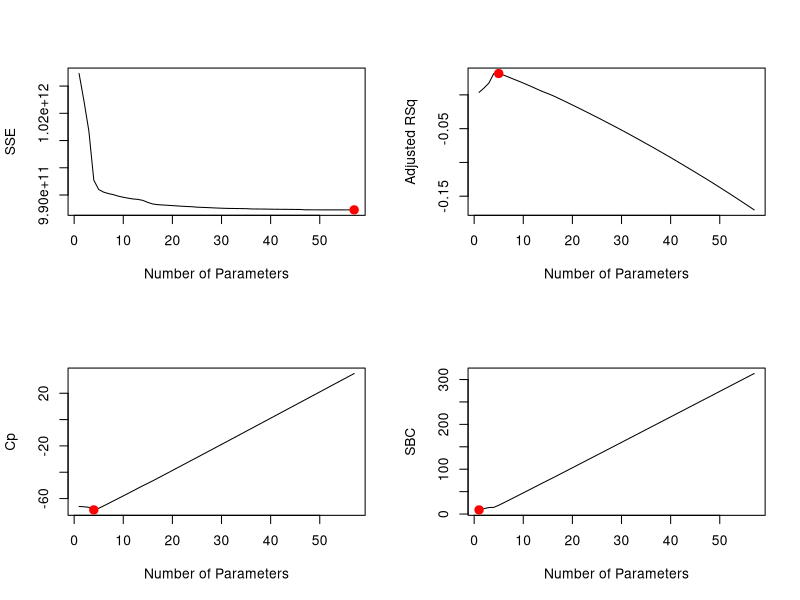

R code for this plot:
library(MASS)
library(tidyverse)
library(leaps)

base <- read.csv("csv/affected_exons.csv")
diag <- read.csv("csv/diagnosis.csv", sep="\t")
diag <- select(diag, "key", "Walked.Independently.Lost.Age")
diag$Walked.Independently.Lost.Age <- diag$Walked.Independently.Lost.Age / 12
walkage <- merge(base, diag, "key")
bas_fits <- read.csv("csv/bas_fits.csv")
bas_fits <- dplyr::select(bas_fits, "key", "k", "slope")
bhl_fits <- read.csv("csv/bhl_fits.csv")
bhl_fits <- dplyr::select(bhl_fits, "key", "k", "slope")
bas <- merge(base, bas_fits, "key")
bhl <- merge(base, bhl_fits, "key")
bas <- dplyr::select(bas, -key, -Disease_Type, -slope)
bhl <- dplyr::select(bhl, -key, -Disease_Type, -slope)
walkage <- dplyr::select(walkage, -key, -Disease_Type)

regfit_full <- regsubsets(k~., data=bas, really.big=T, method="forward", nvmax=79)
reg_summary <- summary(regfit_full)

par(mfrow = c(2,2))
plot(reg_summary$rss, xlab = "Number of Parameters", ylab = "SSE", type = "l")
sse_min <- which.min(reg_summary$rss)
points(sse_min, reg_summary$rss[sse_min], col ="red", cex = 2, pch = 20)

plot(reg_summary$adjr2, xlab = "Number of Parameters", ylab = "Adjusted RSq", type = "l")
adj_r2_max <- which.max(reg_summary$adjr2)
points(adj_r2_max, reg_summary$adjr2[adj_r2_max], col ="red", cex = 2, pch = 20)

plot(reg_summary$cp, xlab = "Number of Parameters", ylab = "Cp", type = "l")
cp_min <- which.min(reg_summary$cp)
points(cp_min, reg_summary$cp[cp_min], col = "red", cex = 2, pch = 20)

plot(reg_summary$bic, xlab = "Number of Parameters", ylab = "SBC", type = "l")
bic_min <- which.min(reg_summary$bic)
points(bic_min, reg_summary$bic[bic_min], col = "red", cex = 2, pch = 20)

print("Adjusted R2")
coef(regfit_full, adj_r2_max)
print("Cp")
coef(regfit_full, cp_min)
print("SBC")
coef(regfit_full, bic_min)

empty_model <- lm(k~1, bas)
full_model <- lm(k~., bas)
step_model <- stepAIC(empty_model, direction = "forward", scope = list(upper=full_model, lower=empty_model), trace = 0)
summary(step_model)
